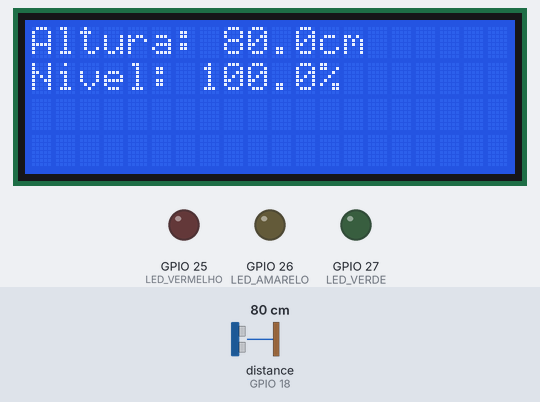
A sketch run on a simulated ESP32. On the bench: 20×4 character LCD, output pins drawn as LEDs (lit = HIGH). The test bench sets the inputs (shaded band); at power-on: distance to the obstacle (sensor on GPIO 18) 80 cm. The echo pulse lasts 58.3 µs per cm; WiFi joins after 1.5 s; servers stay silent unless stated; network time is answered at once with the bench clock; the local clock reads 2024-03-15 10:24:30 at power-on unless the sketch sets it; storage starts empty; web services answer with replies made up by the test bench; pins used as bus, display or sensor lines are not drawn; what the sketch prints to the serial monitor is not drawn.

Above: at 10.6 s.
10.7 s: distance to the obstacle (sensor on GPIO 18) set to 48 cm
At 21.9 s:
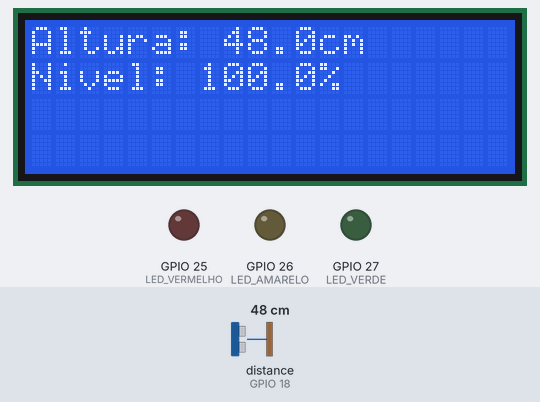
23.6 s: distance to the obstacle (sensor on GPIO 18) set to 45 cm
At 31.8 s:
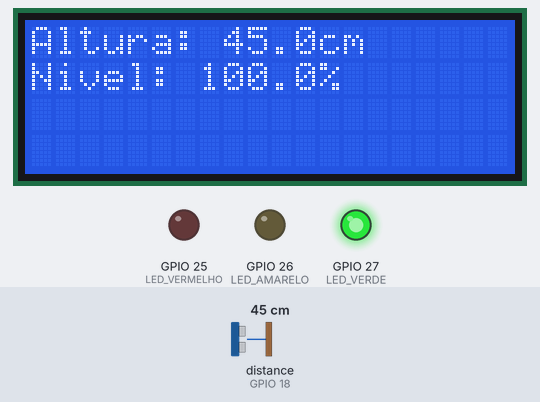
36.5 s: distance to the obstacle (sensor on GPIO 18) set to 2 cm
At 50.3 s:
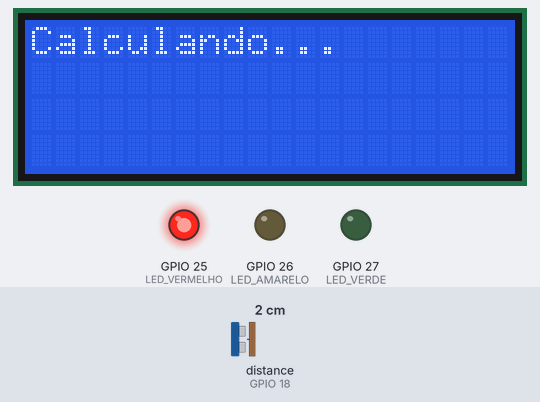
50.5 s: distance to the obstacle (sensor on GPIO 18) set to 27 cm
At 51.8 s:
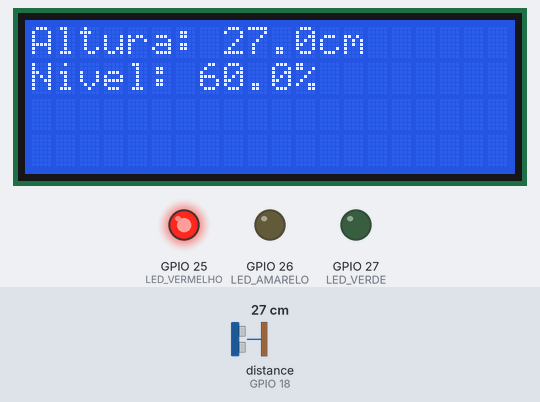
63.4 s: distance to the obstacle (sensor on GPIO 18) set to 35 cm
At 71.9 s:
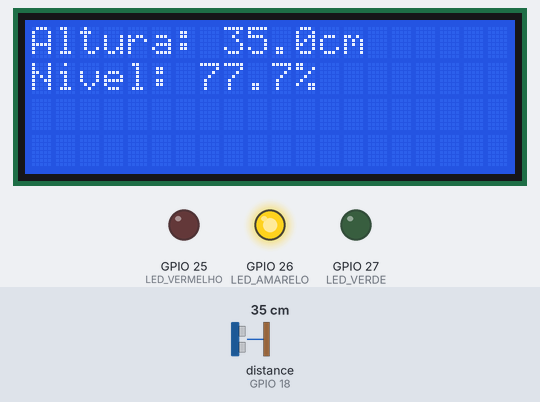
Timing chart, 0 to 73.4 s (numbered marks = the images above; inputs shaded):
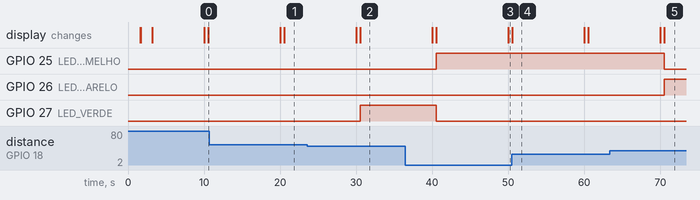

Measured:
- the behaviour switches between 46 and 45 cm on distance to the obstacle (sensor on GPIO 18) (found by bisection; images 1 and 2)
- the behaviour switches between 30 and 31 cm on distance to the obstacle (sensor on GPIO 18) (found by bisection; images 4 and 5)
- after the input at 10.7 s, the display: first differs from a run without the input after 9.8 s (image 1)
- after the input at 23.6 s, GPIO 27 (LED_VERDE): LOW → HIGH after 6.9 s; the display: first differs from a run without the input after 6.9 s (image 2)
- after the input at 36.5 s, GPIO 25 (LED_VERMELHO): LOW → HIGH after 4.0 s; GPIO 27 (LED_VERDE): HIGH → LOW after 4.0 s; the display: first differs from a run without the input after 4.0 s (image 3 shows a later state)
- after the input at 50.5 s, the display: changes after 0.05 s (image 4)
- after the input at 63.4 s, GPIO 25 (LED_VERMELHO): HIGH → LOW after 7.1 s; GPIO 26 (LED_AMARELO): LOW → HIGH after 7.1 s; the display: first differs from a run without the input after 7.1 s (image 5)

The sketch:

sketch.ino
```cpp
// -------------------------------
// Sistema de Monitoramento de Nível d’Água para Aquários com ESP32 (Wi-Fi)
// Adrielle Valascvijus Fernandes, Lavínia Lopes de Lana e Michael Douglas Santos Costa
// -------------------------------

#include <Wire.h>
#include <LiquidCrystal_I2C.h>
#include "SPIFFS.h"
#include <WiFi.h>
#include <WiFiUdp.h>
#include <NTPClient.h>
#include <HTTPClient.h>
#include <WiFiClientSecure.h>
#include <UniversalTelegramBot.h>
#include <ArduinoJson.h>

// -------------------------------
// CONFIGURAÇÕES DO TELEGRAM
// -------------------------------

#define BOT_TOKEN "8434539675:AAEDLNLnmKQz7ILwi2W2DFALSKWlrg-vRcs"
#define CHAT_ID "5727617812"

WiFiClientSecure client;
UniversalTelegramBot bot(BOT_TOKEN, client);
bool alertaEnviado = false;

// -------------------------------
// CONFIGURAÇÕES DE HARDWARE
// -------------------------------

LiquidCrystal_I2C lcd(0x27, 20, 4);

const int TRIG = 5;
const int ECHO = 18;

const int LED_VERMELHO = 25;
const int LED_AMARELO  = 26;
const int LED_VERDE    = 27;

const float ALTURA_TANQUE = 50.0;
const float NIVEL_IDEAL   = 45.0;

const unsigned long INTERVALO = 10000;
unsigned long ultimoTempo = 0;

// -------------------------------
// CONFIGURAÇÃO DE REDE E SERVIÇOS
// -------------------------------

const char* ssid = "Wokwi-GUEST";
const char* password = "";
const char* server = "http://api.thingspeak.com/update";
String apiKey = "EA5GYXPB5V6MZWPG";

WiFiUDP ntpUDP;
NTPClient timeClient(ntpUDP, "pool.ntp.org", -3 * 3600, 60000);

// -------------------------------
// SETUP
// -------------------------------

void setup() {
  Serial.begin(115200);
  lcd.init();
  lcd.backlight();

  pinMode(TRIG, OUTPUT);
  pinMode(ECHO, INPUT);
  pinMode(LED_VERMELHO, OUTPUT);
  pinMode(LED_AMARELO, OUTPUT);
  pinMode(LED_VERDE, OUTPUT);

  if (!SPIFFS.begin(true)) {
    Serial.println("Erro ao montar SPIFFS!");
  }

  lcd.clear();
  lcd.setCursor(0, 0);
  lcd.print("Conectando WiFi...");
  Serial.println("Conectando ao WiFi: ");
  Serial.println(ssid);

  WiFi.begin(ssid, password);

  unsigned long startAttempt = millis();
  const unsigned long timeout = 30000; // 30 segundos

  while (WiFi.status() != WL_CONNECTED) {
    delay(500);
    Serial.print(".");
    if (millis() - startAttempt > timeout) {
      Serial.println();
      Serial.println("Falha ao conectar.");
      lcd.clear();
      lcd.print("Erro WiFi!");
      delay(3000);
      ESP.restart();
    }
  }

  Serial.println();
  Serial.println("WiFi conectado!");
  Serial.print("IP: ");
  Serial.println(WiFi.localIP());
  lcd.clear();
  lcd.print("WiFi conectado!");
  lcd.setCursor(0, 1);
  lcd.print(WiFi.localIP().toString());

  timeClient.begin();
  timeClient.update();

  client.setInsecure();

  lcd.clear();
  lcd.print("Sistema pronto!");
  delay(1500);
  lcd.clear();
}

// -------------------------------
// LOOP PRINCIPAL
// -------------------------------

void loop() {
  timeClient.update();

  unsigned long agora = millis();
  if (agora - ultimoTempo >= INTERVALO) {
    ultimoTempo = agora;

    lcd.clear();
    lcd.setCursor(0, 0);
    lcd.print("Calculando...");
    delay(500);

    float distancia = medirDistancia();
    float nivel = (distancia / NIVEL_IDEAL) * 100.0;

    if (nivel < 0) nivel = 0;
    if (nivel > 100) nivel = 100;

    mostrarNoLCD(distancia, nivel);
    atualizarLEDs(distancia);

    String hora = timeClient.getFormattedTime();
    String registro = hora + " | Altura: " + String(distancia, 1) + "cm | Nivel: " + String(nivel, 1) + "%";

    enviarThingSpeak(distancia, nivel);
    verificarNivelCritico(nivel);
  }
}

// -------------------------------
// FUNÇÕES
// -------------------------------

float medirDistancia() {
  digitalWrite(TRIG, LOW);
  delayMicroseconds(2);
  digitalWrite(TRIG, HIGH);
  delayMicroseconds(10);
  digitalWrite(TRIG, LOW);

  long duracao = pulseIn(ECHO, HIGH, 30000);
  if (duracao == 0) {
    Serial.println("Aviso: sem retorno do sensor (timeout).");
    return ALTURA_TANQUE;
  }
  float distancia = duracao * 0.0343 / 2.0;
  return distancia;
}

void mostrarNoLCD(float distancia, float nivel) {
  lcd.clear();
  lcd.setCursor(0, 0);
  lcd.print("Altura: ");
  lcd.print(distancia, 1);
  lcd.print("cm");
  lcd.setCursor(0, 1);
  lcd.print("Nivel: ");
  lcd.print(nivel, 1);
  lcd.print("%");
}

void atualizarLEDs(float distancia) {
  digitalWrite(LED_VERMELHO, LOW);
  digitalWrite(LED_AMARELO, LOW);
  digitalWrite(LED_VERDE, LOW);

  if (distancia >= 40 && distancia <= 45) {
    digitalWrite(LED_VERDE, HIGH);
  } else if (distancia >= 30 && distancia <= 39) {
    digitalWrite(LED_AMARELO, HIGH);
  } else if (distancia < 30) {
    digitalWrite(LED_VERMELHO, HIGH);
  }
}

void enviarThingSpeak(float distancia, float nivel) {
  if (WiFi.status() == WL_CONNECTED) {
    HTTPClient http;
    String url = String(server) + "?api_key=" + apiKey +
                 "&field1=" + String(distancia, 1) +
                 "&field2=" + String(nivel, 1);
    http.begin(url);
    int httpCode = http.GET();
    if (httpCode > 0) {
      Serial.println("Dados enviados para ThingSpeak. HTTP code: " + String(httpCode));
    } else {
      Serial.println("Falha no envio. Código: " + String(httpCode));
    }
    http.end();
  } else {
    Serial.println("Wi-Fi desconectado!");
  }
}

// -------------------------------
// ALERTA DO TELEGRAM
// -------------------------------

void verificarNivelCritico(float nivel) {
  static unsigned long ultimoAlerta = 0;
  static String ultimoEstado = "normal";
  unsigned long agora = millis();

  String hora = timeClient.getFormattedTime();

  // -------------------------------
  // 🚨 NÍVEL CRÍTICO
  // -------------------------------

   if (nivel < 30.0) {
    if (ultimoEstado != "critico" || (agora - ultimoAlerta >= 60000)) {
      String mensagem = "🚨 *ALERTA DE NÍVEL CRÍTICO!* 🚨\n\n";
      mensagem += "🔹 *Horário:* " + hora + "\n";
      mensagem += "🔹 *Altura da água:* " + String((NIVEL_IDEAL * (nivel / 100.0)), 1) + " cm\n";
      mensagem += "🔹 *Nível:* " + String(nivel, 1) + "%\n\n";
      mensagem += "💧 Verifique o aquário imediatamente!";
      bot.sendMessage(CHAT_ID, mensagem, "Markdown");
      Serial.println("🚨 Alerta CRÍTICO enviado!");
      ultimoEstado = "critico";
      ultimoAlerta = agora;
    }
  }

  // -------------------------------
  // ⚠️ NÍVEL DE ATENÇÃO
  // -------------------------------

  else if (nivel >= 30.0 && nivel <= 39.0) {
  if (ultimoEstado != "atencao" || (agora - ultimoAlerta >= 10000)) {  // 10 segundos
    String mensagem = "⚠️ *Alerta de Atenção*\n\n";
    mensagem += "🔹 *Horário:* " + hora + "\n";
    mensagem += "🔹 *Altura da água:* " + String((NIVEL_IDEAL * (nivel / 100.0)), 1) + " cm\n";
    mensagem += "🔹 *Nível:* " + String(nivel, 1) + "%\n\n";
    mensagem += "💧 Atenção: o nível está abaixo do ideal. Monitore de perto.";
    bot.sendMessage(CHAT_ID, mensagem, "Markdown");
    Serial.println("⚠️ Alerta de ATENÇÃO enviado!");
    ultimoEstado = "atencao";
    ultimoAlerta = agora;
    }
  }

  // -------------------------------
  // ✅ NÍVEL NORMAL
  // -------------------------------

  else if (nivel >= 40.0) {
    if (ultimoEstado != "normal") {
      String mensagem = "✅ *Nível de água normalizado*\n\n";
      mensagem += "🔹 *Horário:* " + hora + "\n";
      mensagem += "🔹 *Altura da água:* " + String((NIVEL_IDEAL * (nivel / 100.0)), 1) + " cm\n";
      mensagem += "🔹 *Nível:* " + String(nivel, 1) + "%\n\n";
      mensagem += "💧 O nível voltou ao normal. Sistema estabilizado.";
      bot.sendMessage(CHAT_ID, mensagem, "Markdown");
      Serial.println("✅ Nível normalizado!");
      ultimoEstado = "normal";
      ultimoAlerta = agora;
    }
  }
}
```
